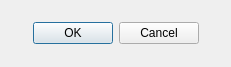
<?xml version="1.0" encoding="UTF-8"?>
<ui version="4.0">
 <class>ImageSliceDialog</class>
 <widget class="QDialog" name="ImageSliceDialog">
  <property name="geometry">
   <rect>
    <x>0</x>
    <y>0</y>
    <width>231</width>
    <height>67</height>
   </rect>
  </property>
  <property name="windowTitle">
   <string>Dialog</string>
  </property>
  <layout class="QVBoxLayout" name="verticalLayout">
   <item>
    <widget class="QDialogButtonBox" name="buttonBox">
     <property name="orientation">
      <enum>Qt::Horizontal</enum>
     </property>
     <property name="standardButtons">
      <set>QDialogButtonBox::Cancel|QDialogButtonBox::Ok</set>
     </property>
     <property name="centerButtons">
      <bool>true</bool>
     </property>
    </widget>
   </item>
  </layout>
 </widget>
 <resources/>
 <connections>
  <connection>
   <sender>buttonBox</sender>
   <signal>accepted()</signal>
   <receiver>ImageSliceDialog</receiver>
   <slot>accept()</slot>
   <hints>
    <hint type="sourcelabel">
     <x>248</x>
     <y>254</y>
    </hint>
    <hint type="destinationlabel">
     <x>157</x>
     <y>274</y>
    </hint>
   </hints>
  </connection>
  <connection>
   <sender>buttonBox</sender>
   <signal>rejected()</signal>
   <receiver>ImageSliceDialog</receiver>
   <slot>reject()</slot>
   <hints>
    <hint type="sourcelabel">
     <x>316</x>
     <y>260</y>
    </hint>
    <hint type="destinationlabel">
     <x>286</x>
     <y>274</y>
    </hint>
   </hints>
  </connection>
 </connections>
</ui>
